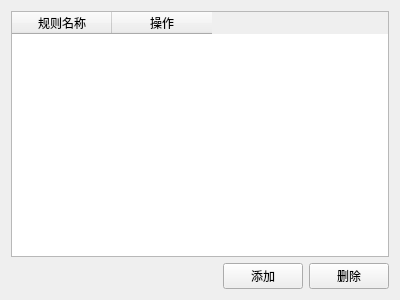
<?xml version="1.0" encoding="UTF-8"?>
<ui version="4.0">
 <class>RuleTabWidget</class>
 <widget class="QWidget" name="RuleTabWidget">
  <property name="geometry">
   <rect>
    <x>0</x>
    <y>0</y>
    <width>400</width>
    <height>300</height>
   </rect>
  </property>
  <layout class="QVBoxLayout" name="verticalLayout">
   <item>
    <widget class="QTableWidget" name="ruleTable">
     <property name="editTriggers">
      <set>QAbstractItemView::EditTrigger::NoEditTriggers</set>
     </property>
     <property name="selectionBehavior">
      <enum>QAbstractItemView::SelectionBehavior::SelectRows</enum>
     </property>
     <column>
      <property name="text">
       <string>规则名称</string>
      </property>
     </column>
     <column>
      <property name="text">
       <string>操作</string>
      </property>
     </column>
    </widget>
   </item>
   <item>
    <layout class="QHBoxLayout" name="buttonLayout">
     <item>
      <spacer name="horizontalSpacer">
       <property name="orientation">
        <enum>Qt::Orientation::Horizontal</enum>
       </property>
       <property name="sizeHint" stdset="0">
        <size>
         <width>40</width>
         <height>20</height>
        </size>
       </property>
      </spacer>
     </item>
     <item>
      <widget class="QPushButton" name="newButton">
       <property name="text">
        <string>添加</string>
       </property>
      </widget>
     </item>
     <item>
      <widget class="QPushButton" name="deleteButton">
       <property name="text">
        <string>删除</string>
       </property>
      </widget>
     </item>
    </layout>
   </item>
  </layout>
 </widget>
 <resources/>
 <connections/>
</ui>
